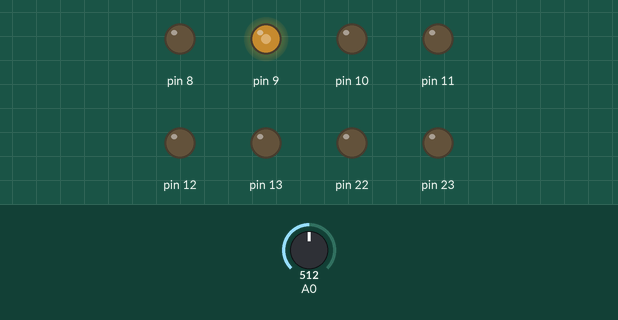
The sketch below on a simulated Arduino Uno, built with avr-gcc and run on an emulated ATmega328P. Parts: output pins drawn as LEDs (lit = HIGH). Inputs (shaded band) come from the test bench; at power-on: A0 = 512.

Above: at 0.8 s.
0.9 s: A0 set to 716
At 2.1 s:
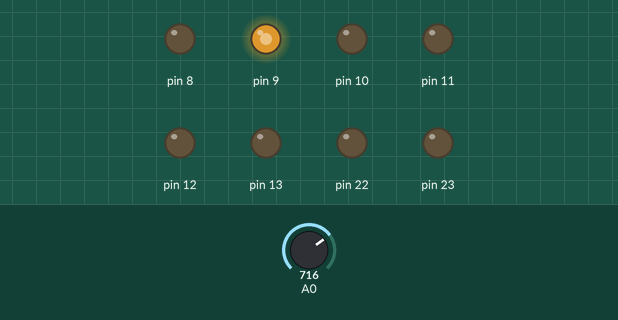
2.4 s: A0 set to 900
At 3.4 s:
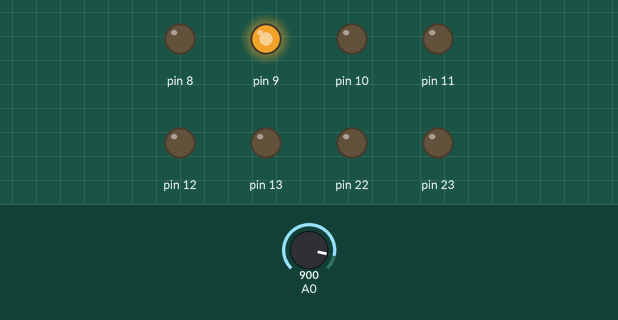
3.9 s: A0 set to 122
At 4.5 s:
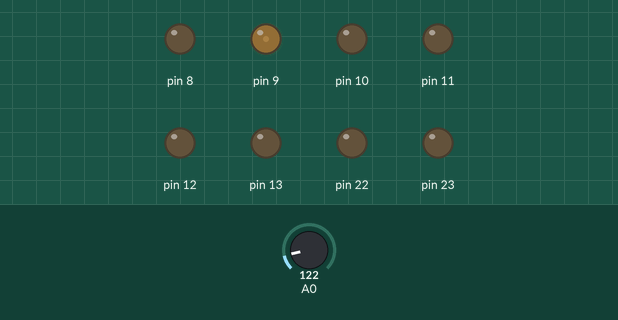
5.4 s: A0 set to 0
At 5.7 s:
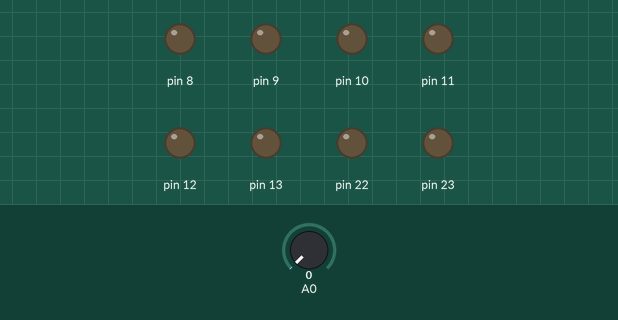
Timing chart, 0 to 7.9 s (numbered marks = the images above; inputs shaded):
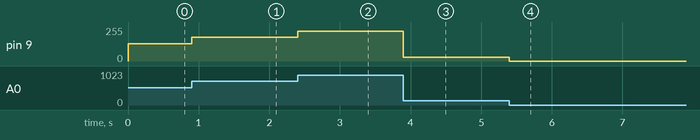

The sketch:

adc.ino
```cpp
/*
A simple code that uses the concepts of ADC and PWM,
to control the brightness of an LED using a potentiometer.
*/
#include <avr/io.h>
#include <stdlib.h>

/**
* A function to initialize Analog to Digital Conversion
*/
void adc_initialize()
 {
     //Setting reference voltage as VCC
     ADMUX = (1<<REFS0);

     //enable ADC. Pre-scale by factor of 64
     ADCSRA = (1<<ADEN)|(1<<ADPS2)|(1<<ADPS1);
 }

/**
* A function to initialize Timer1
*/
 void timer1_init()
 {
    //Fast PWM mode 10-bit. Non-inverting mode
    TCCR1A |=  (1 << WGM11)|(1<<WGM10)|(1<<COM1A1);

    //Prescale by 8
    TCCR1B|=(1 << CS11)|(1 << WGM12);
}

int main(void)
{
	// Configure PortB as output (all 1)
	DDRB = 0xFF;

	// Configure PortC as input.PC0 is ADC0
	DDRC |= 0x00;

	//Call the functions to initialize the timer and ADC
	timer1_init();
     	adc_initialize();
	while(1)
	{
		//start conversion
    		ADCSRA |= (1<<ADSC);

		//Wait until conversion is over, i.e., the flag is set.
     		while(!(ADCSRA & (1<<ADIF)));

		//clear flag
	 	ADCSRA|=(1<<ADIF);

		// Set the PWM value to the value read by ADC
	 	OCR1A=ADC;
	}
} 
```

Measured:
- after the input at 0.9 s, pin 9: 128/255 → 178/255 at once
- after the input at 2.4 s, pin 9: 178/255 → 224/255 at once
- after the input at 3.9 s, pin 9: 224/255 → 30/255 at once
- after the input at 5.4 s, pin 9: 30/255 → 0/255 at once
